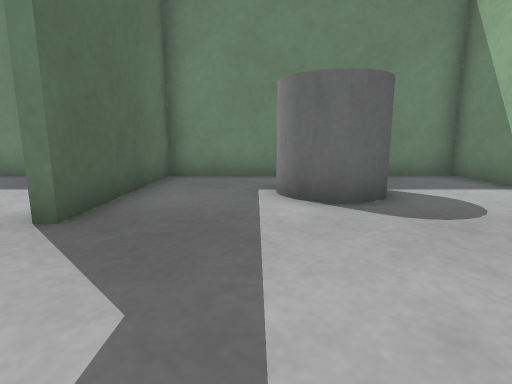
[1] (above)

16 first-person views from a walk through a world built for the Gazebo simulator. The camera is 0.5 m above the floor, tilts 10° down and sees 80° across. The floor is counted in squares, 0.5 m on a side. Each view is taken from the middle of a square. On the plan, view 1 faces up. The plan holds only what a view shows up to about 12 squares ahead; the rest is blank.

[2]
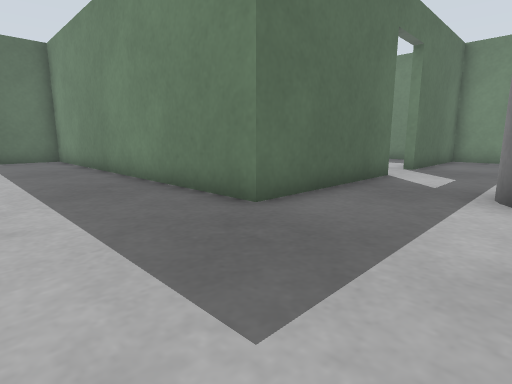

[3]
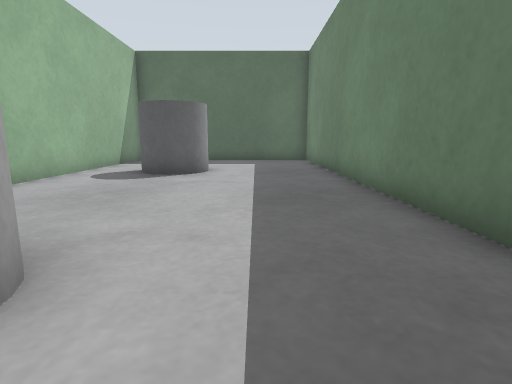

[4]
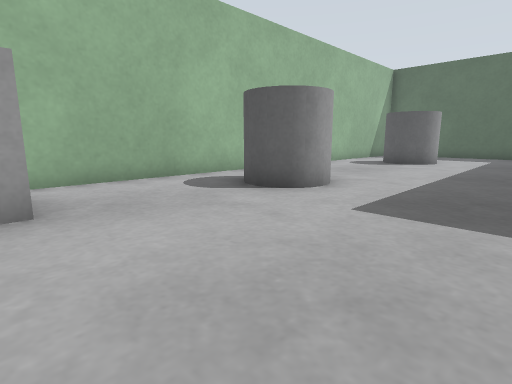

[5]
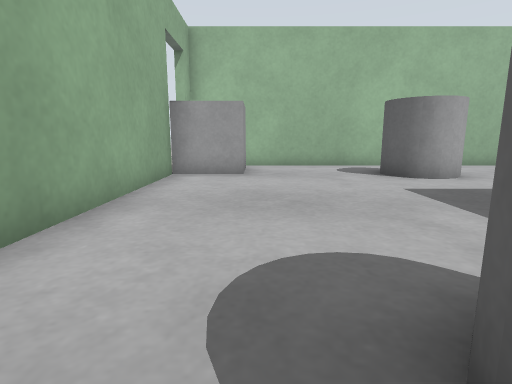

[6]
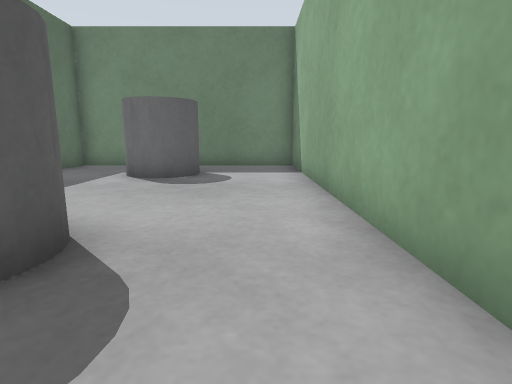

[7]
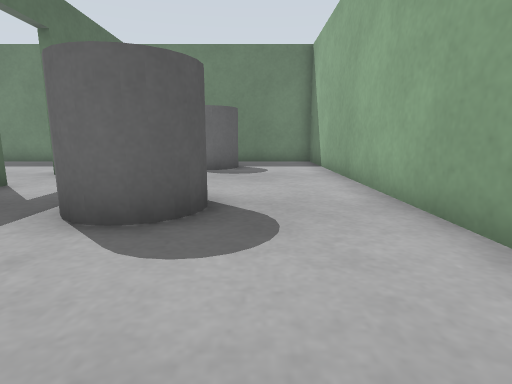

[8]
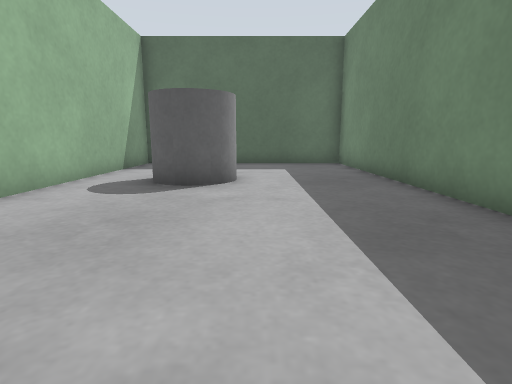

[9]
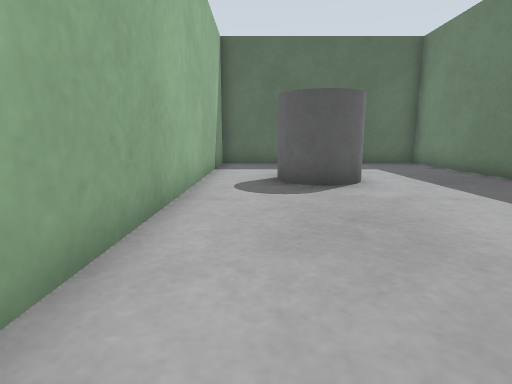

[10]
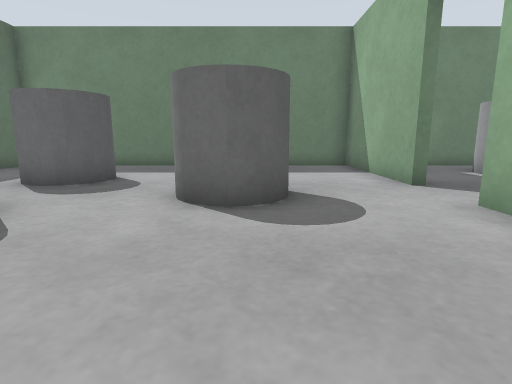

[11]
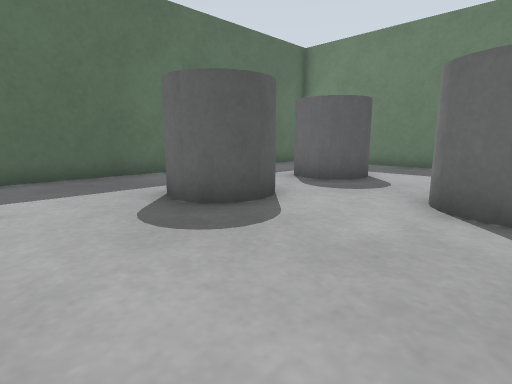

[12]
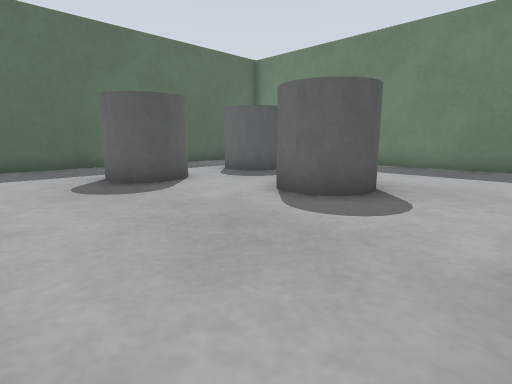

[13]
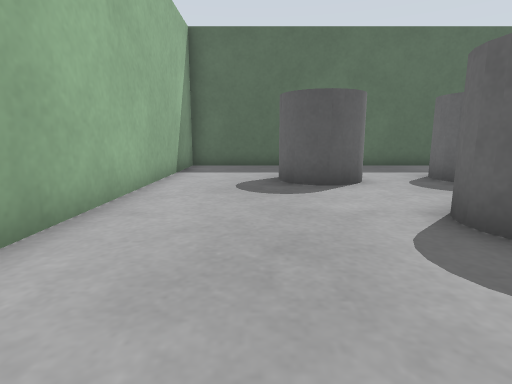

[14]
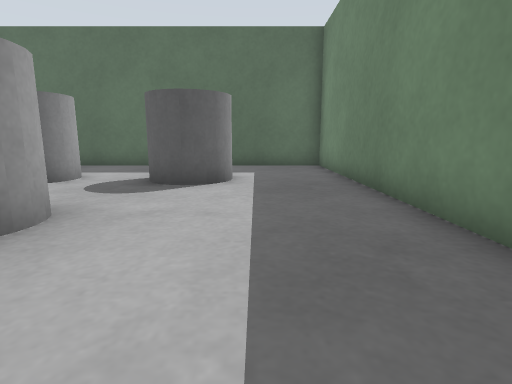

[15]
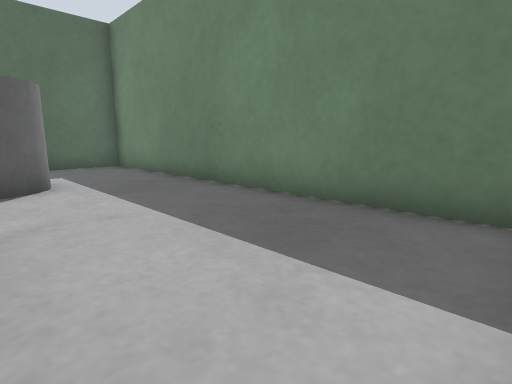

[16]
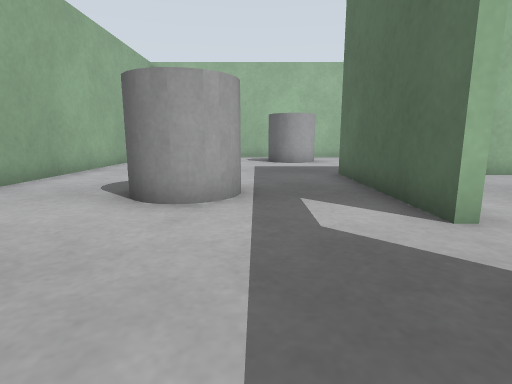

### Floor plan
Points are (right, up) in squares from view 1. A wall is a line through its corners. A room is listed if a view was taken in it or the views show most of it. See-through windows are left out.
Room 1 (views 1, 2, 3, 4, 5, 6, 7, 8, 9, 16)
walls: (-2.3, 1.5) (-2.3, -3.6) (-14.3, -3.6) (-14.3, -11.3) (5.4, -11.3) (5.4, -10.5) (5.7, -10.5); (5.4, -8.5) (5.4, 8.4) (-2.3, 8.4) (-2.3, 3.5)
ways out: open door at (-2.5, 2.5) to room 2
objects: grey cylinder (-10, -9) to (-9, -8); grey cylinder (-2, -9) to (-1, -8); grey cylinder (1, -1) to (2, 0); grey cylinder (1, 5) to (2, 6); grey box (4, -10) to (5, -9)
Room 2 (views 10, 11, 12, 13, 14, 15)
walls: (-2.6, 3.5) (-2.6, 8.4) (-14.3, 8.4) (-14.3, -3.3) (-5.6, -3.3); (-2.6, 0.9) (-2.6, 1.5)
ways out: open door at (-2.5, 2.5) to room 1
objects: grey cylinder (-11, 0) to (-10, 1); grey cylinder (-11, 4) to (-10, 5); grey cylinder (-7, 2) to (-6, 3)

Where each view was taken, in squares from view 1:
view 1: 0 up, 0 right, facing up
view 2: 7 down, 1 right, facing up-left
view 3: 6 down, 0 right, facing left
view 4: 4 down, 4 right, facing down-left
view 5: 0 up, 3 right, facing down
view 6: 3 down, 4 right, facing up
view 7: 5 down, 3 right, facing up
view 8: 7 down, 2 left, facing left
view 9: 10 down, 2 left, facing left
view 10: 3 down, 6 left, facing up
view 11: 3 down, 6 left, facing up-left
view 12: 3 down, 3 left, facing up-left
view 13: 1 down, 3 left, facing left
view 14: 6 up, 3 left, facing left
view 15: 4 up, 3 left, facing up-left
view 16: 5 up, 0 right, facing down
